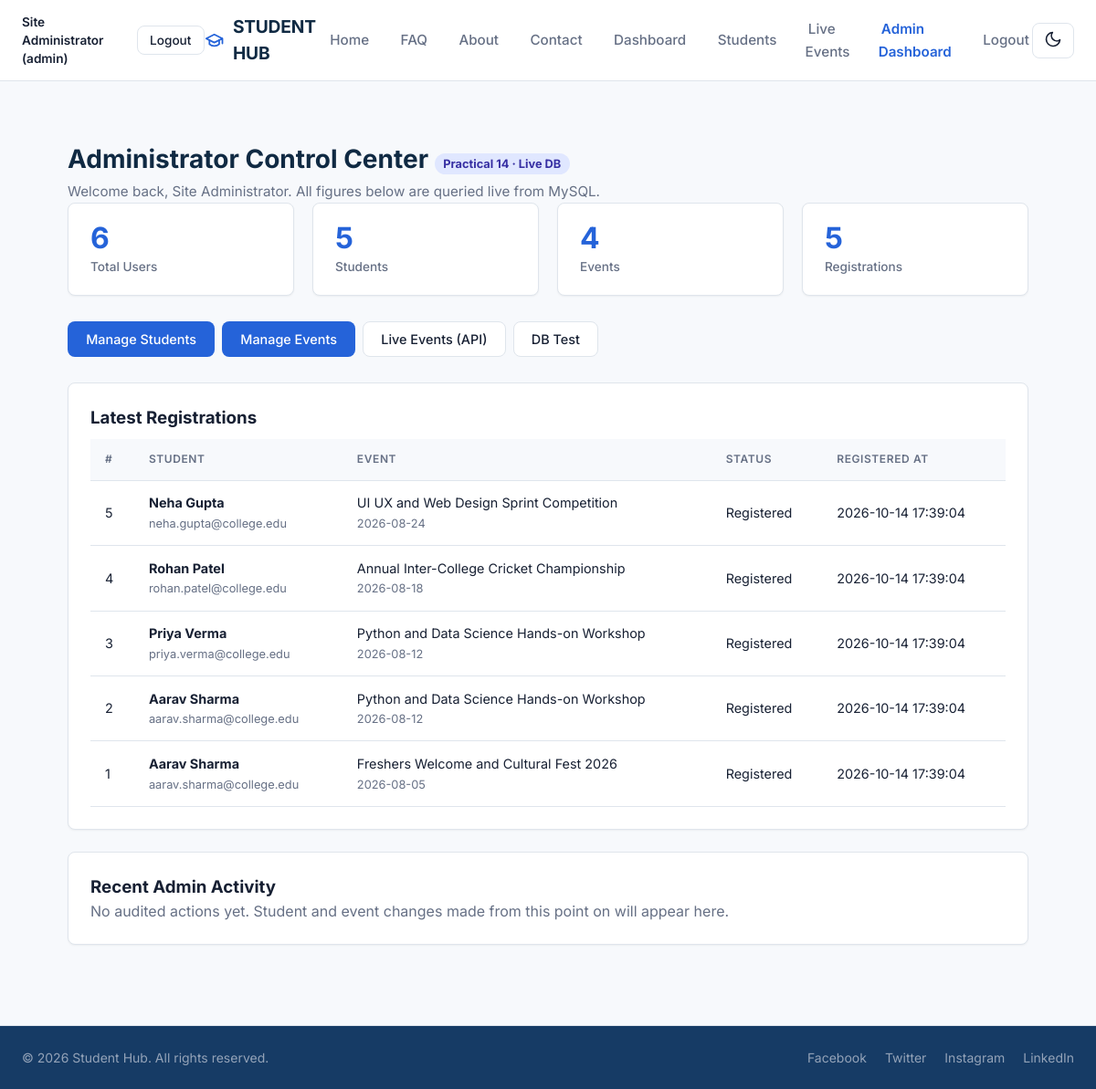
Screenshot of /php/admin_dashboard.php (signed in) with the database file from the repository.
### tables this page shows
CREATE TABLE IF NOT EXISTS `registrations` (
    `registration_id` INT UNSIGNED NOT NULL AUTO_INCREMENT,
    `student_id`      INT UNSIGNED NOT NULL,
    `event_id`        INT UNSIGNED NOT NULL,
    `status`          ENUM('Registered', 'Cancelled') NOT NULL DEFAULT 'Registered',
    `registered_at`   TIMESTAMP NOT NULL DEFAULT CURRENT_TIMESTAMP,
    PRIMARY KEY (`registration_id`),
    UNIQUE KEY `uq_registrations_student_event` (`student_id`, `event_id`),
    KEY `idx_registrations_event` (`event_id`),
    CONSTRAINT `fk_registrations_student`
        FOREIGN KEY (`student_id`) REFERENCES `students` (`student_id`)
        ON DELETE CASCADE ON UPDATE CASCADE,
    CONSTRAINT `fk_registrations_event`
        FOREIGN KEY (`event_id`) REFERENCES `events` (`event_id`)
        ON DELETE CASCADE ON UPDATE CASCADE
);

CREATE TABLE IF NOT EXISTS `students` (
    `student_id`    INT UNSIGNED NOT NULL AUTO_INCREMENT,
    `full_name`     VARCHAR(60) NOT NULL,
    `email`         VARCHAR(120) NOT NULL,
    `mobile`        CHAR(10) NOT NULL,
    `course`        ENUM('BCA', 'BBA', 'B.Tech', 'Other') NOT NULL,
    `academic_year` ENUM('First Year', 'Second Year', 'Third Year', 'Final Year') NOT NULL,
    `gender`        ENUM('Male', 'Female', 'Prefer not to say') NOT NULL,
    `password_hash` VARCHAR(255) NOT NULL,
    `department`    VARCHAR(80) NULL DEFAULT NULL,
    `semester`      TINYINT UNSIGNED NULL DEFAULT NULL,
    `role`          ENUM('student', 'admin') NOT NULL DEFAULT 'student',
    `registered_at` TIMESTAMP NOT NULL DEFAULT CURRENT_TIMESTAMP,
    PRIMARY KEY (`student_id`),
    UNIQUE KEY `uq_students_email` (`email`),
    CONSTRAINT `chk_students_mobile` CHECK (`mobile` REGEXP '^[6-9][0-9]{9}$'),
    CONSTRAINT `chk_students_name_len` CHECK (CHAR_LENGTH(`full_name`) >= 2)
);

CREATE TABLE IF NOT EXISTS `events` (
    `event_id`        INT UNSIGNED NOT NULL AUTO_INCREMENT,
    `title`           VARCHAR(150) NOT NULL,
    `description`     TEXT NULL DEFAULT NULL,
    `category`        ENUM('Workshop', 'Technical', 'Cultural', 'Sports', 'Seminar', 'Other') NOT NULL DEFAULT 'Other',
    `event_date`      DATE NOT NULL,
    `venue`           VARCHAR(120) NOT NULL DEFAULT '',
    `organizer`       VARCHAR(120) NULL DEFAULT NULL,
    `poster_path`     VARCHAR(255) NULL DEFAULT NULL,
    `seats_available` INT UNSIGNED NOT NULL DEFAULT 0,
    `status`          ENUM('Upcoming', 'Ongoing', 'Completed', 'Cancelled') NOT NULL DEFAULT 'Upcoming',
    `created_at`      TIMESTAMP NOT NULL DEFAULT CURRENT_TIMESTAMP,
    PRIMARY KEY (`event_id`),
    KEY `idx_events_date` (`event_date`),
    KEY `idx_events_category` (`category`)
);

### php/admin_dashboard.php (the view, shortened to what this page needs)
<?php
require_once __DIR__ . '/nav.php';
$user = $_SESSION['user'];
$stats = ['users' => 0, 'students' => 0, 'events' => 0, 'registrations' => 0];
$latestRegs = [];
$auditRows = [];
$dbError = null;
$mysqli = getMysqliConnection();
if ($mysqli === null) {
    $dbError = 'Dashboard data is temporarily unavailable. Please try again later.';
} else {
    try {
        $stats['users'] = (int)$mysqli->query('SELECT COUNT(*) AS c FROM `students`')->fetch_assoc()['c'];
        $stats['students'] = (int)$mysqli->query("SELECT COUNT(*) AS c FROM `students` WHERE `role` = 'student'")->fetch_assoc()['c'];
        $stats['events'] = (int)$mysqli->query('SELECT COUNT(*) AS c FROM `events`')->fetch_assoc()['c'];
        $stats['registrations'] = (int)$mysqli->query('SELECT COUNT(*) AS c FROM `registrations`')->fetch_assoc()['c'];
        $res = $mysqli->query(
            'SELECT r.`registration_id`, r.`status`, r.`registered_at`,
                    s.`full_name` AS student_name, s.`email` AS student_email,
                    e.`title` AS event_title, e.`event_date`
             FROM `registrations` r
             JOIN `students` s ON s.`student_id` = r.`student_id`
             JOIN `events` e ON e.`event_id` = r.`event_id`
             ORDER BY r.`registered_at` DESC, r.`registration_id` DESC
             LIMIT 5'
        );
        $latestRegs = $res ? $res->fetch_all(MYSQLI_ASSOC) : [];
        $res = $mysqli->query(
            'SELECT `log_id`, `actor_email`, `action`, `target_type`,
                    `target_id`, `details`, `created_at`
             FROM `audit_logs`
             ORDER BY `created_at` DESC, `log_id` DESC
             LIMIT 10'
        );
        $auditRows = $res ? $res->fetch_all(MYSQLI_ASSOC) : [];
    } catch (mysqli_sql_exception $e) {
        error_log('[studenthub] admin_dashboard DB error: ' . $e->getMessage());
        $dbError = 'Dashboard data is temporarily unavailable. Please try again later.';
    } catch (Error $e) {
        error_log('[studenthub] admin_dashboard error: ' . $e->getMessage());
        $dbError = 'Dashboard data is temporarily unavailable. Please try again later.';
    }
}
function h($value) {
    return htmlspecialchars((string)($value ?? ''), ENT_QUOTES, 'UTF-8');
}
?>
<!DOCTYPE html>
<html lang="en">
<head>
    <link rel="stylesheet" href="../css/style.css">
</head>
<body>
    <header class="navbar" role="navigation" aria-label="Main navigation">
        <div class="nav-container">
            <div class="nav-actions">
                <span style="font-size: 0.85rem; font-weight: 600;"><?= h($user['name']) ?> (<?= h($user['role']) ?>)</span>
                <a href="logout.php" class="btn btn-sm btn-outline">Logout</a>
            </div>
            <a href="home.html" class="nav-brand">
                <svg width="28" height="28" viewBox="0 0 24 24" fill="none" stroke="currentColor" stroke-width="2" stroke-linecap="round" stroke-linejoin="round">
                    <path d="M22 10v6M2 10l10-5 10 5-10 5z"/>
                    <path d="M6 12v5c3 3 9 3 12 0v-5"/>
                </svg>
                <span>STUDENT HUB</span>
            </a>
            <?php render_nav('admin'); ?>
            <button type="button" class="theme-toggle">Dark Mode</button>
        </div>
    </header>
    <main class="main-container" style="max-width: 1100px; margin: 2rem auto;">
        <h1 class="page-title">Administrator Control Center <span style="font-size: 0.8rem; background: #e0e7ff; color: #3730a3; padding: 0.25rem 0.6rem; border-radius: 9999px; font-weight: 700;">Practical 14 · Live DB</span></h1>
        <p class="page-subtitle">Welcome back, <?= h($user['name']) ?>. All figures below are queried live from MySQL.</p>
        <?php if ($dbError): ?>
            <div role="alert" style="background: #fee2e2; border: 1px solid #fca5a5; color: #b91c1c; padding: 1rem; border-radius: 8px; margin: 1.5rem 0;"><?= h($dbError) ?></div>
        <?php else: ?>
            <div class="stats-grid">
                <div class="stat-card"><div class="stat-value"><?= h($stats['users']) ?></div><div class="stat-label">Total Users</div></div>
                <div class="stat-card"><div class="stat-value"><?= h($stats['students']) ?></div><div class="stat-label">Students</div></div>
                <div class="stat-card"><div class="stat-value"><?= h($stats['events']) ?></div><div class="stat-label">Events</div></div>
                <div class="stat-card"><div class="stat-value"><?= h($stats['registrations']) ?></div><div class="stat-label">Registrations</div></div>
            </div>
            <div style="display: flex; gap: 0.5rem; flex-wrap: wrap; margin-bottom: 1.75rem;">
                <a href="students.php" class="btn btn-primary">Manage Students</a>
                <a href="events.php" class="btn btn-primary">Manage Events</a>
                <a href="events_live.php" class="btn btn-outline">Live Events (API)</a>
                <a href="db_test.php" class="btn btn-outline">DB Test</a>
            </div>
            <div class="card">
                <h3 style="margin-top: 0;">Latest Registrations</h3>
                <?php if (empty($latestRegs)): ?>
                    <p style="color: var(--text-muted);">No registrations recorded yet.</p>
                <?php else: ?>
                    <div class="table-responsive">
                        <table class="data-table">
                            <thead><tr><th>#</th><th>Student</th><th>Event</th><th>Status</th><th>Registered At</th></tr></thead>
                            <tbody>
                                <?php foreach ($latestRegs as $r): ?>
                                    <tr>
                                        <td><?= h($r['registration_id']) ?></td>
                                        <td><strong><?= h($r['student_name']) ?></strong><br><span style="font-size: 0.8rem; color: var(--text-muted);"><?= h($r['student_email']) ?></span></td>
                                        <td><?= h($r['event_title']) ?><br><span style="font-size: 0.8rem; color: var(--text-muted);"><?= h($r['event_date']) ?></span></td>
                                        <td><?= h($r['status']) ?></td>
                                        <td><?= h($r['registered_at']) ?></td>
                                    </tr>
                                <?php endforeach; ?>
                            </tbody>
                        </table>
                    </div>
                <?php endif; ?>
            </div>
            <div class="card">
                <h3 style="margin-top: 0;">Recent Admin Activity</h3>
                <?php if (empty($auditRows)): ?>
                    <p style="color: var(--text-muted);">No audited actions yet. Student and event changes made from this point on will appear here.</p>
                <?php endif; ?>
            </div>
        <?php endif; ?>
    </main>
    <footer class="footer">
        <div class="footer-container">
            <p class="footer-copy">&copy; 2026 Student Hub. All rights reserved.</p>
            <div class="social-links">
                <a href="#" class="social-link">Facebook</a>
                <a href="#" class="social-link">Twitter</a>
                <a href="#" class="social-link">Instagram</a>
                <a href="#" class="social-link">LinkedIn</a>
            </div>
        </div>
    </footer>
</body>
</html>

### php/nav.php (shortened to what this page needs)
<?php
function render_nav($active = '') {
    $links = [
        ['home.html', 'Home', 'home', ['guest', 'student', 'admin']],
        ['faq.html', 'FAQ', 'faq', ['guest', 'student', 'admin']],
        ['about.html', 'About', 'about', ['guest', 'student', 'admin']],
        ['contact.php', 'Contact', 'contact', ['guest', 'student', 'admin']],
        ['dashboard.php', 'Dashboard', 'dashboard', ['student', 'admin']],
        ['students.php', 'Students', 'students', ['student', 'admin']],
        ['events_live.php', 'Live Events', 'live', ['student', 'admin']],
        ['admin_dashboard.php', 'Admin Dashboard', 'admin', ['admin']],
        ['logout.php', 'Logout', 'logout', ['student', 'admin']],
    ];
    echo '<ul class="nav-links">';
    foreach ($links as $link) {
        list($href, $label, $key, $roles) = $link;
        $cls = 'nav-link' . ($key === $active ? ' active' : '');
        echo '<li><a href="' . htmlspecialchars($href, ENT_QUOTES, 'UTF-8')
            . '" class="' . $cls . '">'
            . htmlspecialchars($label, ENT_QUOTES, 'UTF-8') . '</a></li>';
    }
    echo '</ul>';
}

### rows the page displays
registrations: registration_id "5", student.full_name "Neha Gupta", student.email "neha.gupta@college.edu", event.title "UI UX and Web Design Sprint Competition", event.event_date "2026-08-24", status "Registered", registered_at "2026-10-14 17:39:04"
registrations: registration_id "4", student.full_name "Rohan Patel", student.email "rohan.patel@college.edu", event.title "Annual Inter-College Cricket Championship", event.event_date "2026-08-18", status "Registered", registered_at "2026-10-14 17:39:04"
registrations: registration_id "3", student.full_name "Priya Verma", student.email "priya.verma@college.edu", event.title "Python and Data Science Hands-on Workshop", event.event_date "2026-08-12", status "Registered", registered_at "2026-10-14 17:39:04"
registrations: registration_id "2", student.full_name "Aarav Sharma", student.email "aarav.sharma@college.edu", event.title "Python and Data Science Hands-on Workshop", event.event_date "2026-08-12", status "Registered", registered_at "2026-10-14 17:39:04"
registrations: registration_id "1", student.full_name "Aarav Sharma", student.email "aarav.sharma@college.edu", event.title "Freshers Welcome and Cultural Fest 2026", event.event_date "2026-08-05", status "Registered", registered_at "2026-10-14 17:39:04"

### other values shown
$user['name'] "Site Administrator"
$user['role'] "admin"
$label "Home"
$label "FAQ"
$label "About"
$label "Contact"
$label "Dashboard"
$label "Students"
$label "Live Events"
$label "Admin Dashboard"
$label "Logout"
$stats['users'] "6"
$stats['students'] "5"
$stats['events'] "4"
$stats['registrations'] "5"
